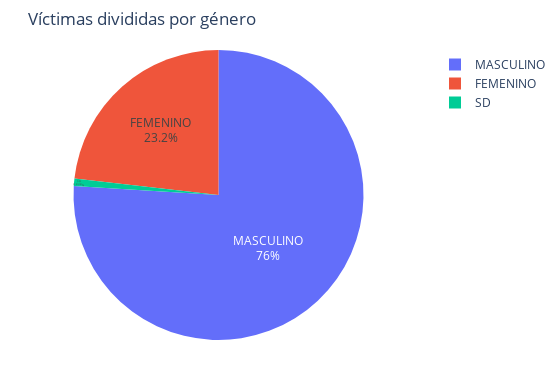

Notebook cell for this chart:
### Markdown cell above
Gráfico circular para comparar las muertes por género de nacimiento

### Code cell
fig = exp.pie(data_siniestros['SEXO'], 
              names='SEXO', width=550,height=390, title='Víctimas divididas por género')

fig.update_traces(textposition='inside', textinfo='percent+label')
fig.update_layout(margin=dict(l=10, r=0, b=50, t=50, pad=0))
fig.show()

### Figure 1 — Plotly figure (JSON) as saved in the notebook; plotly's stock layout.template omitted (floating-point values rounded to 4 significant figures; data arrays with more than 128 entries replaced by an {"elided": "..."} marker saying what was removed)
{"data": [{"domain": {"x": [0, 1], "y": [0, 1]}, "hovertemplate": "SEXO=%{label}<extra></extra>", "labels": {"elided": "716 str values"}, "legendgroup": "", "name": "", "showlegend": true, "textinfo": "percent+label", "textposition": "inside", "type": "pie"}], "layout": {"height": 390, "legend": {"tracegroupgap": 0}, "margin": {"b": 50, "l": 10, "pad": 0, "r": 0, "t": 50}, "title": {"text": "Víctimas divididas por género"}, "width": 550}}
